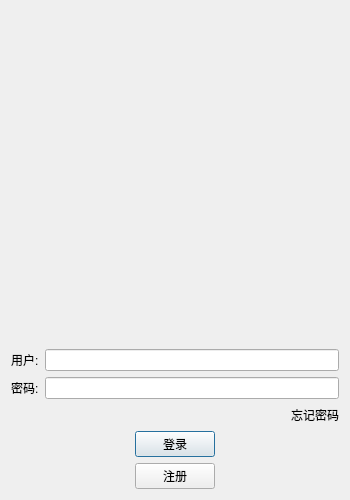
<?xml version="1.0" encoding="UTF-8"?>
<ui version="4.0">
 <class>LoginDialog</class>
 <widget class="QDialog" name="LoginDialog">
  <property name="geometry">
   <rect>
    <x>0</x>
    <y>0</y>
    <width>350</width>
    <height>500</height>
   </rect>
  </property>
  <property name="minimumSize">
   <size>
    <width>350</width>
    <height>500</height>
   </size>
  </property>
  <property name="maximumSize">
   <size>
    <width>350</width>
    <height>500</height>
   </size>
  </property>
  <property name="windowTitle">
   <string>Dialog</string>
  </property>
  <layout class="QVBoxLayout" name="verticalLayout_2">
   <item>
    <layout class="QVBoxLayout" name="verticalLayout">
     <item>
      <widget class="QWidget" name="widget" native="true">
       <layout class="QGridLayout" name="gridLayout">
        <item row="2" column="0">
         <spacer name="verticalSpacer_2">
          <property name="orientation">
           <enum>Qt::Orientation::Vertical</enum>
          </property>
          <property name="sizeHint" stdset="0">
           <size>
            <width>20</width>
            <height>40</height>
           </size>
          </property>
         </spacer>
        </item>
        <item row="1" column="0">
         <widget class="QLabel" name="label">
          <property name="text">
           <string/>
          </property>
          <property name="pixmap">
           <pixmap resource="rc.qrc">:/res/zwb.png</pixmap>
          </property>
          <property name="scaledContents">
           <bool>false</bool>
          </property>
          <property name="alignment">
           <set>Qt::AlignmentFlag::AlignCenter</set>
          </property>
         </widget>
        </item>
        <item row="0" column="0">
         <spacer name="verticalSpacer_3">
          <property name="orientation">
           <enum>Qt::Orientation::Vertical</enum>
          </property>
          <property name="sizeHint" stdset="0">
           <size>
            <width>20</width>
            <height>40</height>
           </size>
          </property>
         </spacer>
        </item>
       </layout>
      </widget>
     </item>
     <item>
      <layout class="QHBoxLayout" name="horizontalLayout">
       <item>
        <widget class="QLabel" name="user_label">
         <property name="maximumSize">
          <size>
           <width>16777215</width>
           <height>25</height>
          </size>
         </property>
         <property name="text">
          <string>用户:</string>
         </property>
        </widget>
       </item>
       <item>
        <widget class="QLineEdit" name="user_edit">
         <property name="maximumSize">
          <size>
           <width>16777215</width>
           <height>25</height>
          </size>
         </property>
        </widget>
       </item>
      </layout>
     </item>
     <item>
      <layout class="QHBoxLayout" name="horizontalLayout_2">
       <item>
        <widget class="QLabel" name="password_label">
         <property name="maximumSize">
          <size>
           <width>16777215</width>
           <height>25</height>
          </size>
         </property>
         <property name="text">
          <string>密码:</string>
         </property>
        </widget>
       </item>
       <item>
        <widget class="QLineEdit" name="password_edit">
         <property name="maximumSize">
          <size>
           <width>16777215</width>
           <height>25</height>
          </size>
         </property>
        </widget>
       </item>
      </layout>
     </item>
     <item>
      <layout class="QHBoxLayout" name="horizontalLayout_3">
       <item>
        <spacer name="horizontalSpacer">
         <property name="orientation">
          <enum>Qt::Orientation::Horizontal</enum>
         </property>
         <property name="sizeHint" stdset="0">
          <size>
           <width>40</width>
           <height>20</height>
          </size>
         </property>
        </spacer>
       </item>
       <item>
        <widget class="ClickLabel" name="forget_password">
         <property name="maximumSize">
          <size>
           <width>16777215</width>
           <height>25</height>
          </size>
         </property>
         <property name="text">
          <string>忘记密码</string>
         </property>
         <property name="alignment">
          <set>Qt::AlignmentFlag::AlignRight|Qt::AlignmentFlag::AlignTrailing|Qt::AlignmentFlag::AlignVCenter</set>
         </property>
        </widget>
       </item>
      </layout>
     </item>
     <item>
      <layout class="QHBoxLayout" name="horizontalLayout_4">
       <item>
        <spacer name="horizontalSpacer_2">
         <property name="orientation">
          <enum>Qt::Orientation::Horizontal</enum>
         </property>
         <property name="sizeHint" stdset="0">
          <size>
           <width>40</width>
           <height>20</height>
          </size>
         </property>
        </spacer>
       </item>
       <item>
        <widget class="QPushButton" name="login">
         <property name="minimumSize">
          <size>
           <width>0</width>
           <height>0</height>
          </size>
         </property>
         <property name="maximumSize">
          <size>
           <width>200</width>
           <height>40</height>
          </size>
         </property>
         <property name="text">
          <string>登录</string>
         </property>
        </widget>
       </item>
       <item>
        <spacer name="horizontalSpacer_3">
         <property name="orientation">
          <enum>Qt::Orientation::Horizontal</enum>
         </property>
         <property name="sizeHint" stdset="0">
          <size>
           <width>40</width>
           <height>20</height>
          </size>
         </property>
        </spacer>
       </item>
      </layout>
     </item>
     <item>
      <layout class="QHBoxLayout" name="horizontalLayout_5">
       <item>
        <spacer name="horizontalSpacer_4">
         <property name="orientation">
          <enum>Qt::Orientation::Horizontal</enum>
         </property>
         <property name="sizeHint" stdset="0">
          <size>
           <width>40</width>
           <height>20</height>
          </size>
         </property>
        </spacer>
       </item>
       <item>
        <widget class="QPushButton" name="register_2">
         <property name="maximumSize">
          <size>
           <width>200</width>
           <height>40</height>
          </size>
         </property>
         <property name="text">
          <string>注册</string>
         </property>
        </widget>
       </item>
       <item>
        <spacer name="horizontalSpacer_5">
         <property name="orientation">
          <enum>Qt::Orientation::Horizontal</enum>
         </property>
         <property name="sizeHint" stdset="0">
          <size>
           <width>40</width>
           <height>20</height>
          </size>
         </property>
        </spacer>
       </item>
      </layout>
     </item>
    </layout>
   </item>
  </layout>
 </widget>
 <customwidgets>
  <customwidget>
   <class>ClickLabel</class>
   <extends>QLabel</extends>
   <header>clicklabel.h</header>
  </customwidget>
 </customwidgets>
 <resources>
  <include location="rc.qrc"/>
 </resources>
 <connections/>
</ui>
